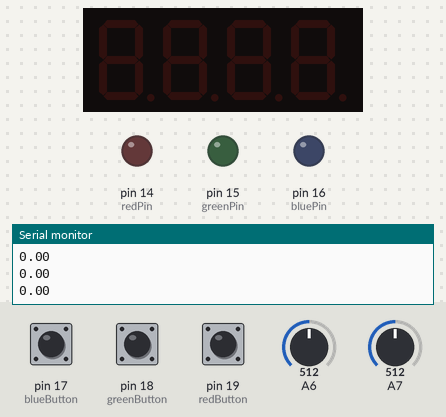
A sketch run on a simulated Arduino Nano, built with avr-gcc and run on an emulated ATmega328P. On the bench: 4-digit seven-segment display, output pins drawn as LEDs (lit = HIGH), the last lines printed to the serial monitor. Inputs (shaded band) come from the test bench; at power-on: pin 17 (blueButton) LOW, pin 18 (greenButton) LOW, pin 19 (redButton) LOW, A7 = 512, A6 = 512.

Above: at 1.2 s.
1.3 s: pin 17 (blueButton) pulled HIGH for 0.15 s
At 1.9 s:
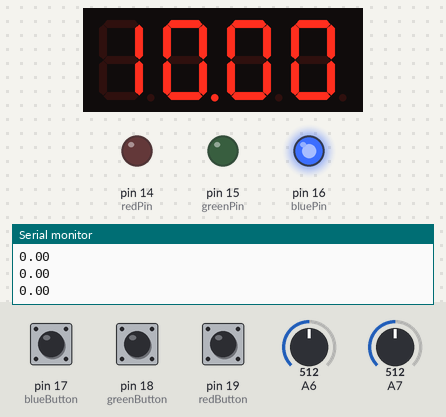
2.9 s: pin 18 (greenButton) pulled HIGH for 0.15 s
At 3.2 s:
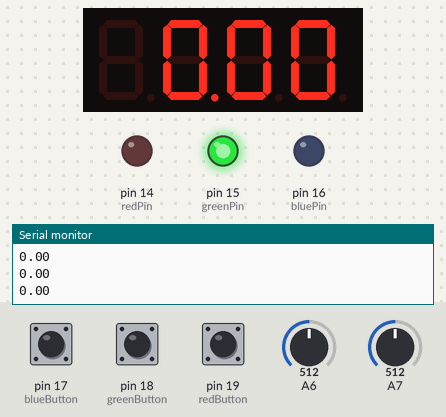
4.5 s: pin 19 (redButton) pulled HIGH for 0.15 s
At 5.5 s:
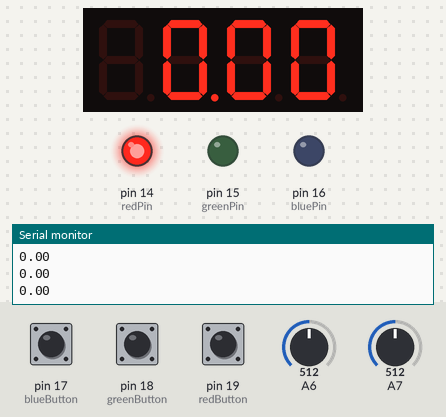
6.1 s: A7 set to 0
8.0 s: pin 18 (greenButton) pulled HIGH for 1 s
At 8.3 s:
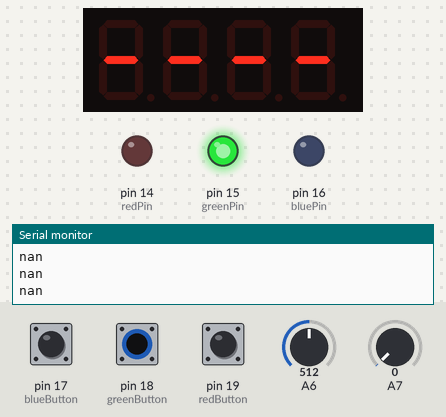
10.5 s: pin 17 (blueButton) pulled HIGH for 1 s
At 11.4 s:
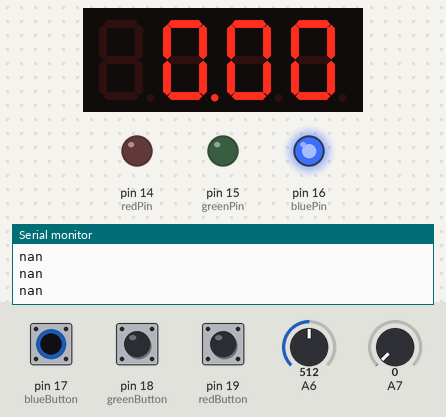
Timing chart, 0 to 13.5 s (numbered marks = the images above; inputs shaded):
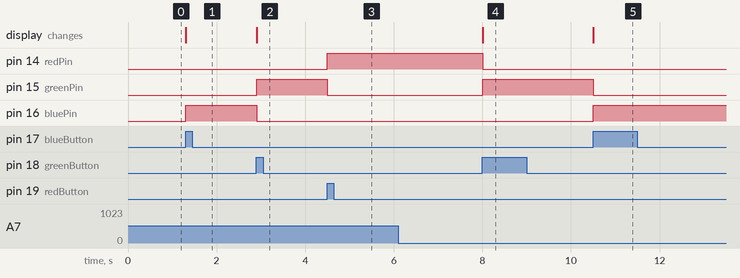

Measured:
- after the input at 1.3 s, pin 16 (bluePin): LOW → HIGH at once; the display: changes at once (image 1)
- after the input at 2.9 s, pin 15 (greenPin): LOW → HIGH at once; pin 16 (bluePin): HIGH → LOW at once; the display: changes at once (image 2)
- after the input at 4.5 s, pin 14 (redPin): LOW → HIGH at once; pin 15 (greenPin): HIGH → LOW at once
- after the input at 8.0 s, pin 14 (redPin): HIGH → LOW at once; pin 15 (greenPin): LOW → HIGH at once; the display: changes at once (image 4)
- after the input at 10.5 s, pin 15 (greenPin): HIGH → LOW at once; pin 16 (bluePin): LOW → HIGH at once; the display: changes at once (image 5)

The sketch:

DigitalMultimeter.ino
```cpp
#include <SevSeg.h>
SevSeg digiDisplay;

const int redPin = 14; //voltage
const int greenPin = 15; //amperage
const int bluePin = 16; //resistance
//User Inputs
const int redButton = 19;
const int greenButton = 18;
const int blueButton = 17;
//State of Inputs
int redState = 0;
int greenState = 0;
int blueState = 0;
const int scaleFactor = 0.868399;

//Voltage Variables
float vin = 0.0;
float vout_volts = 0.0;
float r1 = 461000.0;
float r2 = 88400.0;

//Resistance Variables
float resistance = 0.0;
float vout_ohms = 0.0;
float rknown = 10000.0;

//Amperage Variables
float amperage = 0.0;


void setup() {
  // put your setup code here, to run once:
  Serial.begin(9600);
  byte digitPins[] = {10,11,12,13};
  byte segmentPins[] = {9, 2, 3, 5, 6, 8, 7, 4};
  bool updateWithDelaysIn = true;
  digiDisplay.begin(COMMON_CATHODE, 4, digitPins, segmentPins, true);
  digiDisplay.setBrightness(200); //ranges from -200 to 200

  pinMode(redPin, OUTPUT);
  pinMode(redButton, INPUT);
  pinMode(greenPin, OUTPUT);
  pinMode(greenButton, INPUT);
  pinMode(bluePin, OUTPUT);
  pinMode(blueButton, INPUT);
}

void loop() {
  int rawReading_Volts = analogRead(A6);
  vout_volts = (rawReading_Volts * 5.0) / 1024.0;
  vin = ((vout_volts * (r1 + r2)) / r2)*scaleFactor;//With adjusted scale factor

  int rawReading_Ohms = analogRead(A7);
  vout_ohms = (rawReading_Ohms * 5.0) / 1024.0;
  resistance = int(round(rknown * ((5.0/vout_ohms)-1)));

  amperage = (vin/(resistance))*1000; // Amperage in milliamps

  Serial.println(amperage);

  if (digitalRead(redButton) == HIGH){ //If voltage mode is selected
    digiDisplay.setNumber(vin, 2);
    digitalWrite(redPin, HIGH);
    digitalWrite(greenPin, LOW);
    digitalWrite(bluePin, LOW);
  }
  else if (digitalRead(blueButton) == HIGH){ //If resistance mode is selected
    digiDisplay.setNumber(resistance/1000, 2);
    digitalWrite(redPin, LOW);
    digitalWrite(greenPin, LOW);
    digitalWrite(bluePin, HIGH);
    }
  else if (digitalRead(greenButton) ==  HIGH){// If amperage mode is selected
    digiDisplay.setNumber(amperage, 2);
    digitalWrite(redPin, LOW);
    digitalWrite(greenPin, HIGH);
    digitalWrite(bluePin, LOW);
  }
  digiDisplay.refreshDisplay();
}
```
